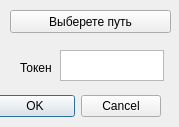
<?xml version="1.0" encoding="UTF-8"?>
<ui version="4.0">
 <class>telebot</class>
 <widget class="QDialog" name="telebot">
  <property name="geometry">
   <rect>
    <x>0</x>
    <y>0</y>
    <width>179</width>
    <height>127</height>
   </rect>
  </property>
  <property name="windowTitle">
   <string>Dialog</string>
  </property>
  <widget class="QDialogButtonBox" name="buttonBox">
   <property name="geometry">
    <rect>
     <x>-180</x>
     <y>90</y>
     <width>341</width>
     <height>32</height>
    </rect>
   </property>
   <property name="orientation">
    <enum>Qt::Horizontal</enum>
   </property>
   <property name="standardButtons">
    <set>QDialogButtonBox::Cancel|QDialogButtonBox::Ok</set>
   </property>
  </widget>
  <widget class="QPushButton" name="pathButton">
   <property name="geometry">
    <rect>
     <x>10</x>
     <y>10</y>
     <width>161</width>
     <height>23</height>
    </rect>
   </property>
   <property name="text">
    <string>Выберете путь</string>
   </property>
  </widget>
  <widget class="QPlainTextEdit" name="plainTextEdit">
   <property name="geometry">
    <rect>
     <x>60</x>
     <y>50</y>
     <width>104</width>
     <height>31</height>
    </rect>
   </property>
   <property name="plainText">
    <string/>
   </property>
  </widget>
  <widget class="QLabel" name="q2">
   <property name="geometry">
    <rect>
     <x>20</x>
     <y>60</y>
     <width>41</width>
     <height>16</height>
    </rect>
   </property>
   <property name="text">
    <string>Токен</string>
   </property>
  </widget>
 </widget>
 <resources/>
 <connections>
  <connection>
   <sender>buttonBox</sender>
   <signal>accepted()</signal>
   <receiver>telebot</receiver>
   <slot>accept()</slot>
   <hints>
    <hint type="sourcelabel">
     <x>248</x>
     <y>254</y>
    </hint>
    <hint type="destinationlabel">
     <x>157</x>
     <y>274</y>
    </hint>
   </hints>
  </connection>
  <connection>
   <sender>buttonBox</sender>
   <signal>rejected()</signal>
   <receiver>telebot</receiver>
   <slot>reject()</slot>
   <hints>
    <hint type="sourcelabel">
     <x>316</x>
     <y>260</y>
    </hint>
    <hint type="destinationlabel">
     <x>286</x>
     <y>274</y>
    </hint>
   </hints>
  </connection>
 </connections>
</ui>
